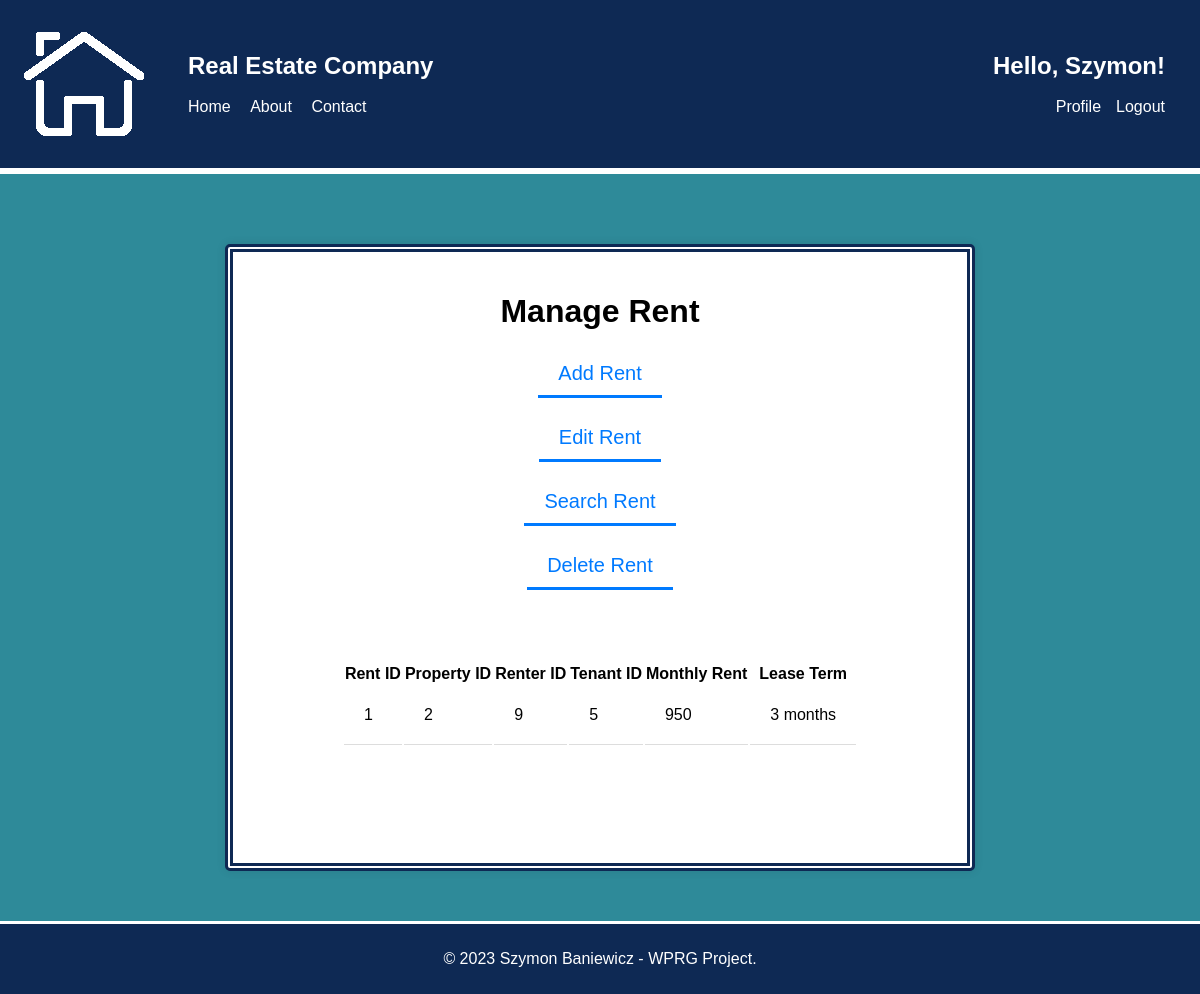
Screenshot of /php/CRUD/manage_rent.php (signed in) with the database file from the repository.
### tables this page shows
CREATE TABLE `rent` (
  `Rent_ID` int(11) NOT NULL,
  `Property_ID` int(11) NOT NULL,
  `Renter_ID` int(11) NOT NULL,
  `Tenant_ID` int(11) NOT NULL,
  `Monthly_rent` varchar(255) NOT NULL,
  `Lease_term` varchar(255) NOT NULL
);

### php/CRUD/manage_rent.php (the view, shortened to what this page needs)
<?php
require '../config.php';
if (!isset($_POST["search_rent"])) {
    $query = "SELECT * FROM rent";
    $stmt = $conn->prepare($query);
    $stmt->execute();
    $result = $stmt->get_result();
    $rents = $result->fetch_all(MYSQLI_ASSOC);
}
?>
<!DOCTYPE html>
<html>
<head>
    <link rel="stylesheet" type="text/css" href="../../css/style.css">
</head>
<body>
<header>
    <div class="header-container">
        <div class="left-nav">
            <img src="../../img/logo.png">
            <nav>
                <ul>
                    <li><h1>Real Estate Company</h1></li><br><br>
                    <li><a href="../index.php">Home</a></li>
                    <li><a href="#">About</a></li>
                    <li><a href="#">Contact</a></li>
                </ul>
            </nav>
        </div>
        <?php
        if (isset($_SESSION['login_user'])) {
            echo '<div class="right-nav">';
            echo '<nav>';
            echo '<ul>';
            echo '<li><h1>Hello, ' . $_SESSION['first_name'] . '!</h1></li><br><br>';
            echo '<li><a href="../profile.php">Profile</a></li>';
            echo '<li><a href="../logout.php">Logout</a></li>';
            echo '</ul>';
            echo '</nav>';
            echo '</div>';
        } else {
            header("location: ../login.php");
            exit;
        }
        ?>
    </div>
</header>
<div class="content-section">
<div class="form-container-profile">
    <h1>Manage Rent</h1>
    <form method="POST" action="manage_rent.php">
        <input type="button" id="add-rent-button" value="Add Rent" class="form-button"><br><br>
        <input type="button" id="edit-rent-button" value="Edit Rent" class="form-button"><br><br>
        <input type="button" id="search-rent-button" value="Search Rent" class="form-button"><br><br>
        <input type="button" id="delete-rent-button" value="Delete Rent" class="form-button"><br><br><br>
    </form>
    <br><br>
    <div id='rent-list'>
    <table id="crud-table">
        <tr>
            <th>Rent ID</th>
            <th>Property ID</th>
            <th>Renter ID</th>
            <th>Tenant ID</th>
            <th>Monthly Rent</th>
            <th>Lease Term</th>
        </tr>
        <?php
            foreach ($rents as $rent) {
                echo '<tr>';
                echo '<td>' . $rent["Rent_ID"] . '</td>';
                echo '<td>' . $rent["Property_ID"] . '</td>';
                echo '<td>' . $rent["Renter_ID"] . '</td>';
                echo '<td>' . $rent["Tenant_ID"] . '</td>';
                echo '<td>' . $rent["Monthly_rent"] . '</td>';
                echo '<td>' . $rent["Lease_term"] . '</td>';
                echo '</tr>';
            }
        ?>
    </table>
    </div>
</div>
</div>
<footer>
    <p>&copy; 2023 Szymon Baniewicz - WPRG Project.</p>
</footer>
</body>
</html>

### css/style.css (style rules this page uses)
* { box-sizing: border-box; }
body { margin: 0; padding: 0; font-family: Arial, sans-serif; height: 100%; width: 100%; min-height: 100%; display: flex; flex-direction: column; }
header { background-color: #0E2954; color: #fff; padding: 20px; width: 100%; border-bottom: 3px white solid; }
.header-container { display: flex; flex-direction: row; justify-content: space-between; align-items: center; }
.left-nav, .right-nav { display: flex; align-items: center; list-style-type: none; padding: 0; }
.right-nav { text-align: right; }
.left-nav ul li, .right-nav ul li { list-style-type: none; }
.left-nav a, .right-nav a { color: inherit; text-decoration: none; }
nav ul li { margin-right: 15px; list-style-type: none; display: inline-block; }
header h1 { margin: 0; }
nav ul li a { color: #fff; text-decoration: none; }
.content-section { flex-grow: 1; display: flex; justify-content: center; background-color: #2E8A99; padding: 50px; text-align: center; min-height: calc(100vh - 50px); border-top: 3px white solid; }
footer { color: #fff; padding: 10px; text-align: center; margin-top: auto; width: 100%; background-color: #0E2954; border-top: 3px white solid; }
.form-button { padding: 10px 20px; font-size: 20px; background-color: transparent; color: #000; cursor: pointer; text-decoration: none; transition: color 0.3s, border-bottom-color 0.3s; border: none; color: #007aff; border-bottom: 3px solid #007aff; }
.form-container-profile { display: flex; flex-direction: column; align-items: center; width: 750px; min-height: 330px; background-color: #fff; padding: 20px; border-radius: 5px; box-shadow: 0px 0px 10px 0px rgba(0,0,0,0.1); margin-top: 20px; border: 8px #0E2954 double; }
.crud-table th, td { padding: 20px; text-align: left; border-bottom: 1px solid #ddd; }

### rows the page displays
rent: Rent_ID "1", Property_ID "2", Renter_ID "9", Tenant_ID "5", Monthly_rent "950", Lease_term "3 months"

### other values shown
$_SESSION['first_name'] "Szymon"
